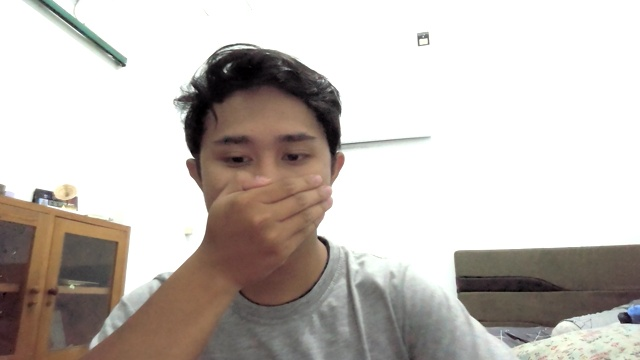
#> input picture Client-Server/ClientPhoto/0027641871.jpg, 640 x 360 px
$ python -i color_detection_v3.py   (imports and definitions only)
#> lines starting #> are read from the running program, lines starting #| are printed output that depends on the picture
import cv2
import numpy as np
from skimage import color

# Define the color names with their corresponding RGB values and IDs
colors = {
    'red': {'id': 0, 'rgb': (255, 0, 0)},
    'blue': {'id': 1, 'rgb': (0, 0, 255)},
    'green': {'id': 2, 'rgb': (0, 255, 0)},
    'yellow': {'id': 3, 'rgb': (255, 255, 0)},
    'black': {'id': 4, 'rgb': (0, 0, 0)},
    'white': {'id': 5, 'rgb': (255, 255, 255)},
    'gray': {'id': 6, 'rgb': (128, 128, 128)},
    'beige': {'id': 7, 'rgb': (245, 245, 220)},
    'brown': {'id': 8, 'rgb': (165, 42, 42)},
    'purple': {'id': 9, 'rgb': (128, 0, 128)},
    'orange': {'id': 10, 'rgb': (255, 165, 0)}
}

outfit = {
    'bottom': {'id': 0, 'rgb': (255, 0, 0)},
    'dress': {'id': 1, 'rgb': (0, 0, 255)},
    'top': {'id': 2, 'rgb': (0, 255, 0)}
}

def get_dominant_color(image, k=4):
    """
    Determines the dominant color in an image using K-means clustering and visualizes the result.

    Parameters:
        image (str or numpy.ndarray): Image file path or image array.
        k (int): Number of clusters for K-means clustering.

    Returns:
        tuple: (color_name, color_id, dominant_color_rgb)
    """
#> called with k = 4
    def rgb_to_lab(rgb):
        """Convert RGB to LAB color space."""
        rgb = np.array(rgb, dtype=np.uint8).reshape(1, 1, 3)
        lab = color.rgb2lab(rgb / 255.0)
        return lab[0, 0]

    # Check if input is a file path or image array
    if isinstance(image, str):
        # Load and resize the image from file path
        image = cv2.imread(image)
#> image is the input picture: shape (360, 640, 3); mean B, G, R 184.7, 189.6, 196.2
    elif not isinstance(image, np.ndarray):
        raise ValueError("Input must be a file path or an image array.")

    # Resize the image for faster processing
    image = cv2.resize(image, (300, 300))
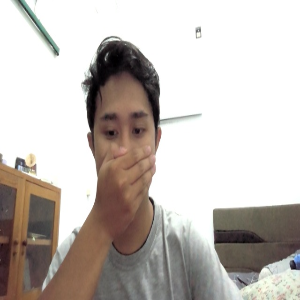
#> image: shape (300, 300, 3); mean B, G, R 184.7, 189.5, 196.2
    image_rgb = cv2.cvtColor(image, cv2.COLOR_BGR2RGB)

    # Reshape image to a 2D array of pixels
    pixels = image_rgb.reshape(-1, 3)
    pixels = np.float32(pixels)

    # Define criteria and apply K-means clustering
    criteria = (cv2.TermCriteria_EPS + cv2.TermCriteria_MAX_ITER, 100, 0.2)
    _, labels, palette = cv2.kmeans(
        pixels, k, None, criteria, 10, cv2.KMEANS_PP_CENTERS
    )
#> palette = [[252.7, 253.1, 252.3], [112, 91.56, 79.4], [158.9, 147.6, 134.5], [46.04, 35.67, 36.74]]

    # Find the most frequent cluster
    counts = np.bincount(labels.flatten())
#> counts = [52944, 22655, 9560, 4841]
    dominant_color = palette[np.argmax(counts)].astype(int)
#> dominant_color = [252, 253, 252]

    # Convert dominant color to LAB
    dominant_color_lab = rgb_to_lab(dominant_color)
#> in rgb_to_lab, `rgb = np.array(rgb, dtype=np.uint8).reshape(1, 1, 3)`: rgb = [[252, 253, 252]]
#> in rgb_to_lab, `lab = color.rgb2lab(rgb / 255.0)`: lab = [[99.21, -0.507, 0.366]]
#> dominant_color_lab = [99.21, -0.507, 0.366]

    # Find the closest predefined color using CIEDE2000
    min_distance = float('inf')
    closest_color_name = None
    closest_color_id = None
    for name, info in colors.items():
        color_lab = rgb_to_lab(info['rgb'])
        distance = color.deltaE_ciede2000(dominant_color_lab, color_lab)
        if distance < min_distance:
            min_distance = distance
            closest_color_name = name
            closest_color_id = info['id']
#> this loop made 11 passes
#> (distance, min_distance) on passes 1, 3, 4, 6: (46.08, 46.08), (32.88, 32.88), (30.31, 30.31), (0.939, 0.939)
#> distance on passes 2, 5, 7, 8, 9, 10: 64.11, 99.16, 32.83, 9.98, 55.47, 64.23
#> after the loop, closest_color_id = 5; closest_color_name = 'white'; min_distance = 0.939

    return closest_color_name, closest_color_id, dominant_color

# TESTING
# Example usage with image path
# image_path = input("Enter the path to the image file: ")
# color_name, color_id, rgb = get_dominant_color(image_path)
# print(f"Dominant Color: {color_name}, ID: {color_id}, RGB: {rgb}")

# Example usage with image array (e.g., outfit_crop from outfit_detection.py)
# Assuming 'outfit_crop' is a NumPy array of the cropped image
# color_name, color_id, rgb = get_dominant_color(outfit_crop)
# print(f"Dominant Color: {color_name}, ID: {color_id}")

>>> result = get_dominant_color('../../Client-Server/ClientPhoto/0027641871.jpg')
#> result = ('white', 5, [252, 253, 252])
